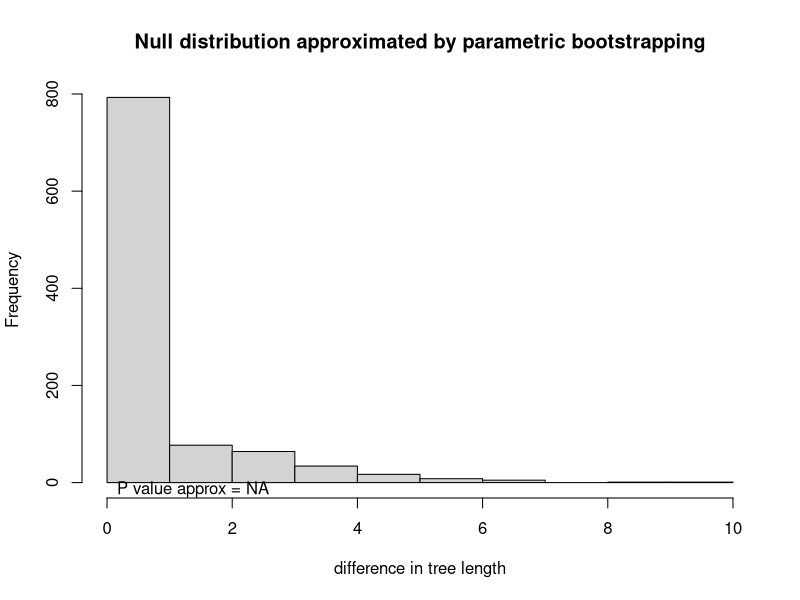

Generate this figure with R:
d = read.table('step20.diffs.txt', sep='\t', header=TRUE)
obs = as.integer(commandArgs(trailingOnly = TRUE))
print(c("obs = ", obs))
md = max(d$diff)
m = max(md, obs)
pdf('null_distribution_pscore_diffs.pdf')
hist(d$diff,
    main='Null distribution approximated by parametric bootstrapping',
    xlab='difference in tree length')
abline(v=obs)
pvalue = sum(d$diff >= obs)/length(d$diff)
text(0, -   15, paste('P value approx =', as.character(pvalue)), pos=4)
dev.off()
print(c("Approx P-value = ", as.character(pvalue)))
